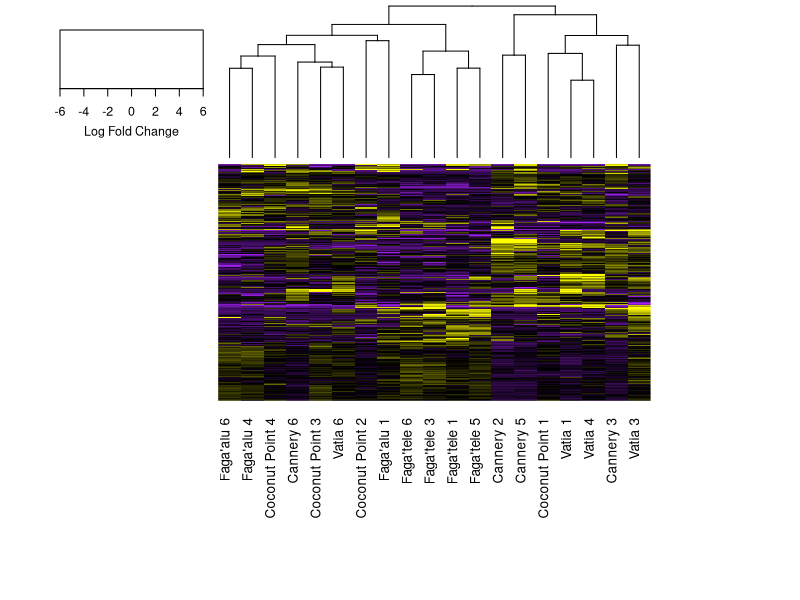

Write the R code that produced this figure. (Note: this script raises an error after producing the figure.)
## ---- chunk 1
setwd("/Users/Melissa/Desktop/GitHub/RNAseq_allsites_Barshisreference/data/Heats_only/")
library(tidyverse) 
library(reshape2)  
library(ggplot2)   
library(ggdendro)
library(gplots)
library(RColorBrewer)
## ---- chunk 2
# load data
data <- read.table("diffExpr.P0.05_C2.matrix.log2.centered.dat", header=TRUE, sep = "\t")
head(data)
#how many contigs
nrow(data) 

#Check for row duplicates
data[duplicated(data) | duplicated(data, fromLast=TRUE), ]

#Re-organize data 
#cluster rows
row.order <- hclust(dist(data))$order 
#cluster columns by sample order 
names(data)
col.order <-c(1,2,3,4, #coco E
              23,24,25,26, #can E
              9,10,11,12, #alu E
              31,32,33,34, #vat E
              16,17,18, #tele E
              5,6,7,8, #coco H
              27,28,29,30, #can H
              13,14,15, #alu H
              35,36,37,38, #vat H
              19,20,21,22) #tele H
#re-order matrix according to clustering
#dat_clust <- data[row.order, col.order] # re-order matrix according to clustering
#reshape into data frame
#df_molten_dat <- melt(as.matrix(dat_clust)) 
#names(df_molten_dat)[c(1:2)] <- c("Trinity_ID", "treatment")
#df_molten_dat
## ---- chunk 3

data_betterlabels <- data
names(data_betterlabels)
names(data_betterlabels) <- c("Coconut Point 1" , "Coconut Point 2" , "Coconut Point 3"  ,"Coconut Point 4"  ,"Faga'alu 1",  "Faga'alu 4"  ,"Faga'alu 6", "Faga'tele 1" ,"Faga'tele 3", "Faga'tele 5", "Faga'tele 6", "Cannery 2" ,  "Cannery 3",   "Cannery 5"  , "Cannery 6" ,  "Vatia 1",   "Vatia 3" ,  "Vatia 4"  , "Vatia 6")

my_palette <- colorRampPalette(c("purple", "black", "yellow"))

col_breaks = c(seq(-6,-2,length=100), # for purple
seq(-1.99,1.99,length=100),  # for black
seq(2,6,length=100)) #yellow


jpeg(file = "../../Figures/Classic_EdgeR/heats_only/heatmap_p0.05_heatsonly_07_18_21.jpg")

heatmap.2(as.matrix(data_betterlabels), dendrogram = c("column"), col=my_palette, trace="none", 
          labRow=FALSE, ylab="", xlab=" ", breaks = col_breaks, density.info="none", key.xlab="Log Fold Change",
          key.title =" ",margins =c(12,9))
dev.off()
## ---- chunk 4
#Find min and max of value column in data frame to determine range of heatmap

max <- max(df_molten_dat$value)
min <- min(df_molten_dat$value)
mean <- mean(df_molten_dat$value)
IQR(df_molten_dat$value)

#plot heatmap
g <- ggplot(df_molten_dat, aes(x=treatment,y=Trinity_ID)) +
  geom_tile(aes(fill = value)) +
  scale_fill_gradient2(
  #set colors
  low="blue", mid="black", high="orange", 
  #set midpoint, max, min, can change these to change the color scale
  midpoint=0, limits=c(-5,5)) + 
  ylab("Genes") +
  xlab("") +
  ggtitle("") +
  theme(legend.title = element_text(size = 10),
        legend.text = element_text(size = 12),
        plot.title = element_text(size=10),
        axis.title = element_text(size=14,face="bold"),
        #change x text size
        axis.text.x = element_text(angle = 90, hjust = 1),
        #make y text tiny. Can make bigger if you want to read contig names
        axis.text.y = element_text(angle = 20, size = 0))+
  labs(fill = "Log Fold Change")

g
